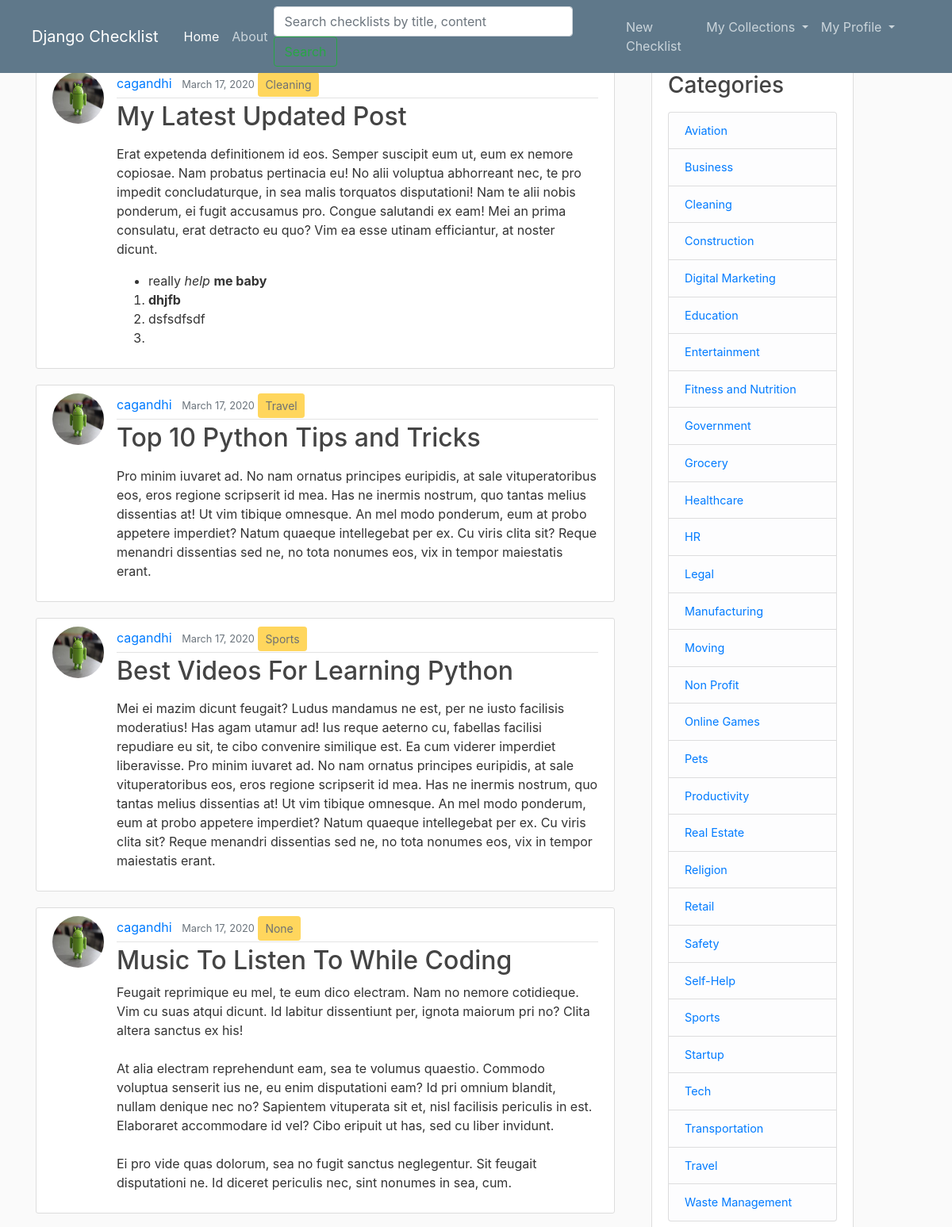
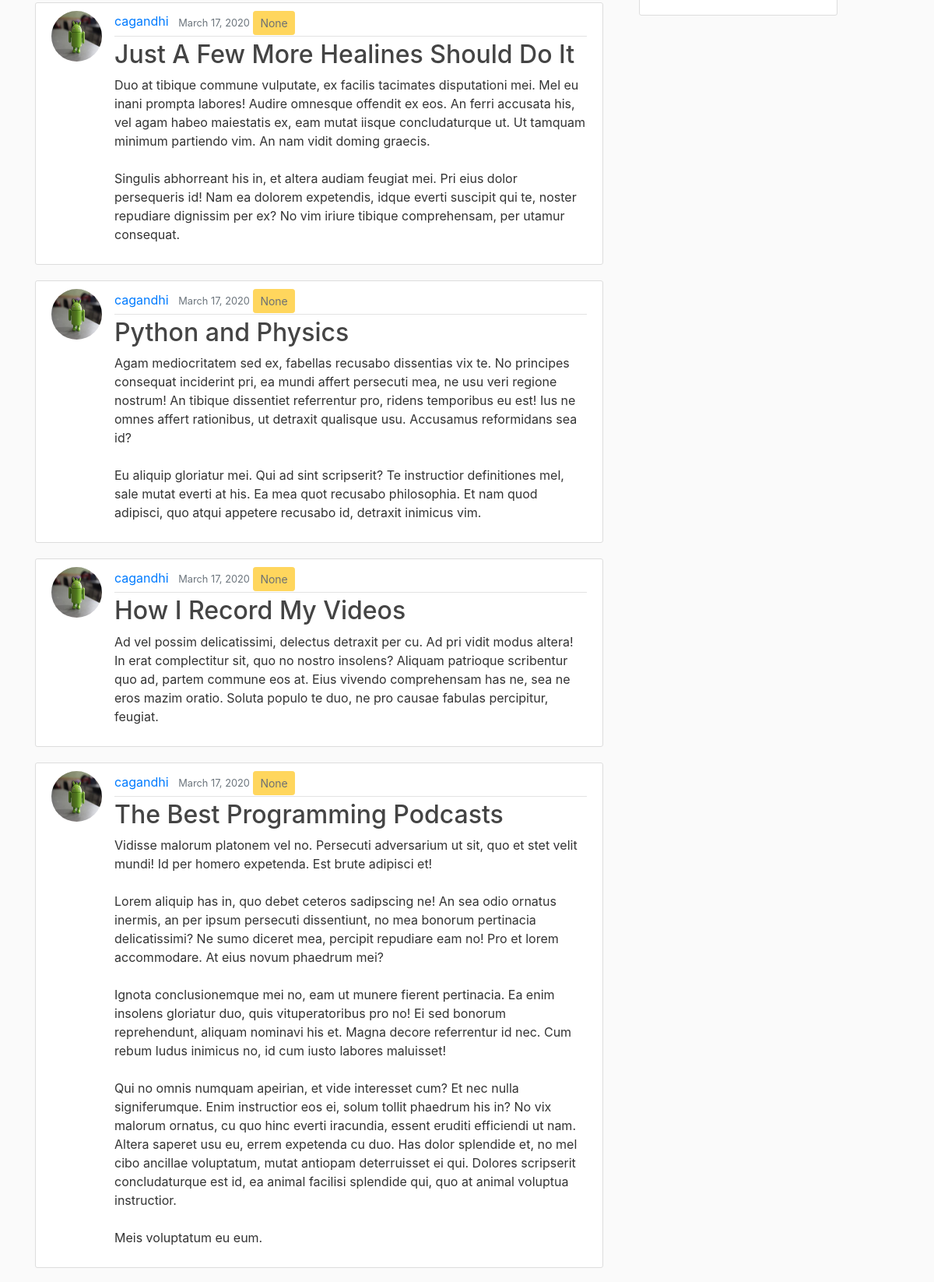
Screenshot of /mychecklist/ (signed in, upper part) with the database file from the repository (2 pictures, top to bottom).
### checklist/models.py (models this page shows, shortened)
class Checklist(models.Model):
	title = models.CharField(max_length=100)
	content = RichTextField()
	date_posted = models.DateTimeField(default=timezone.now)
	author = models.ForeignKey(User, on_delete = models.CASCADE)
	visibility = models.IntegerField(default=0)
	category = models.ForeignKey('Category', null=True, on_delete = models.SET_NULL)

class Category(models.Model):
	name = models.CharField(max_length=30)
	def __str__(self):
		return self.name

### users/models.py (models this page shows, shortened)
class Profile(models.Model):
	user = models.OneToOneField(User, on_delete = models.CASCADE)
	image = models.ImageField(default='default.jpg', upload_to='profile_pics')

### checklist/views.py (the view)
# urls.py: path('mychecklist/', views.mychecklist, name='checklist-mychecklist'),
def mychecklist(request):
	context = {
		'checklists_var': request.user.checklist_set.all().order_by('-date_posted'),
		'title': 'My Checklists'
	}
	return render(request, 'checklist/mychecklist.html', context) # because render looks in templates subdirectory, by default

### checklist/context_processors.py (called while the page is built)
def add_variable_to_context(request):
	return {
		'category_list': Category.objects.all()
	}

### checklist/templates/checklist/mychecklist.html
{% extends "checklist/base.html" %}
{% block content %}
	{% for checklist in checklists_var %}
		<article class="media content-section">
			<img class="rounded-circle article-img" src="{{ checklist.author.profile.image.url }}">
		  <div class="media-body">
		    <div class="article-metadata">
		      <a class="mr-2" href="{% url 'user-checklists' checklist.author.username %}">{{ checklist.author }}</a>
		      <small class="text-muted">{{ checklist.date_posted|date:'F d, Y' }}</small>
		      <button class="btn btn-sm btn-warning" disabled>{{ checklist.category }}</button>
		    </div>
		    <h2><a class="article-title" href="#">{{ checklist.title }}</a></h2>
		    <p class="article-content">{{ checklist.content|safe }}</p>
		  </div>
		</article>
	{% endfor %}
{% endblock %}

### checklist/templates/checklist/base.html (shortened to what this page needs)
{% load static %}
<!DOCTYPE html>
<html>
<head>
    <link rel="stylesheet" href="https://stackpath.bootstrapcdn.com/bootstrap/4.4.1/css/bootstrap.min.css">
    <link rel="stylesheet" type="text/css" href="{% static 'Checklist/main.css' %}">
</head>
<body>
	<header class="site-header">
        <nav class="navbar navbar-expand-md navbar-dark bg-steel fixed-top">
            <div class="navbar-brand mr-4 ml-4">Django Checklist</div>
            <div class="collapse navbar-collapse" id="navbarToggle">
                <ul class="navbar-nav mr-auto">
                  <li class="nav-item active"> <a class="nav-item nav-link" href="{% url 'checklist-home' %}">Home</a> </li>
                  <li class="nav-item"> <a class="nav-item nav-link" href="{% url 'checklist-about' %}">About</a> </li>
                </ul>
                <form class="form-inline mt-2 mt-md-0" action="{% url 'search' %}" method="get" placeholder="Search" aria-label="Search">
                    <input type="text" size="30" maxlength="30" placeholder="Search checklists by title, content" name="q" value="" class="form-control mr-sm-2" id="q">
                    <input type="submit" value="Search" class="btn btn-outline-success my-2 my-sm-0">
                </form>
                <ul class="navbar-nav mr-5">
                    {% if user.is_authenticated %}
                        <li><a class="nav-item nav-link" href="{% url 'checklist-create' %}">New Checklist</a></li>
                        <li class="nav-item dropdown">
                            <a class="nav-link dropdown-toggle" href="#" id="navbarDropdown" role="button" data-toggle="dropdown" aria-haspopup="true" aria-expanded="false"> My Collections </a>
                        </li>
                        <li class="nav-item dropdown">
                            <a class="nav-link dropdown-toggle" href="#" id="navbarDropdown" role="button" data-toggle="dropdown" aria-haspopup="true" aria-expanded="false"> My Profile </a>
                        </li>
                    {% else %}
                        <a class="nav-item nav-link" href="{% url 'login' %}">Login</a>
                        <a class="nav-item nav-link" href="{% url 'register' %}">Register</a>
                    {% endif %}
                </ul>
            </div>
    </nav>
    </header>
	<main role="main" class="container">
      <div class="row">
        <div class="col-md-8">
          {% block content %}{% endblock %}
        </div>
        <div class="col-md-3 ml-3">
          <div class="content-section" style="font-size: 0.9em">
            <h3>Categories</h3>
            <p class='text-muted'>
              <ul class="list-group">
                {% for category in category_list %}
                    <li class="list-group-item list-group-item-light">
                        <a href="{% url 'category' category %}">{{ category }}</a>
                    </li>
                {% endfor %}
              </ul>
            </p>
          </div>
        </div>
      </div>
    </main>
</body>
</html>

### checklist/static/checklist/main.css (style rules this page uses)
body { background: #fafafa; color: #333333; margin-top: 5rem; }
h1, h2, h3, h4, h5, h6 { color: #444444; }
ul { margin: 0; }
.bg-steel { background-color: #5f788a; }
.site-header .navbar-nav .nav-link { color: #cbd5db; }
.content-section { background: #ffffff; padding: 10px 20px; border: 1px solid #dddddd; border-radius: 3px; margin-bottom: 20px; }
.article-title { color: #444444; }
.article-content { white-space: pre-line; }
.article-img { height: 65px; width: 65px; margin-right: 16px; }
.article-metadata { padding-bottom: 1px; margin-bottom: 4px; border-bottom: 1px solid #e3e3e3 }

### rows the page displays
Checklist: author.profile.image (picture), author "cagandhi", date_posted "March 17, 2020", category "Cleaning", title "My Latest Updated Post", content "Erat expetenda definitionem id eos. Semper suscipit eum ut, eum ex nemore copiosae. Nam probatus pertinacia eu! No alii voluptua abhorreant nec, te pro impedit concludaturque, in sea malis torquatos disputationi! Nam te alii nobis ponderum, ei fugit accusamus pro. Congue salutandi ex eam! Mei an prima consulatu, erat detracto eu quo? Vim ea esse utinam efficiantur, at noster dicunt. really help me baby dhjfb dsfsdfsdf"
Checklist: author.profile.image (picture), author "cagandhi", date_posted "March 17, 2020", category "Travel", title "Top 10 Python Tips and Tricks", content "Pro minim iuvaret ad. No nam ornatus principes euripidis, at sale vituperatoribus eos, eros regione scripserit id mea. Has ne inermis nostrum, quo tantas melius dissentias at! Ut vim tibique omnesque. An mel modo ponderum, eum at probo appetere imperdiet? Natum quaeque intellegebat per ex. Cu viris clita sit? Reque menandri dissentias sed ne, no tota nonumes eos, vix in tempor maiestatis erant."
Checklist: author.profile.image (picture), author "cagandhi", date_posted "March 17, 2020", category "Sports", title "Best Videos For Learning Python", content "Mei ei mazim dicunt feugait? Ludus mandamus ne est, per ne iusto facilisis moderatius! Has agam utamur ad! Ius reque aeterno cu, fabellas facilisi repudiare eu sit, te cibo convenire similique est. Ea cum viderer imperdiet liberavisse. Pro minim iuvaret ad. No nam ornatus principes euripidis, at sale vituperatoribus eos, eros regione scripserit id mea. Has ne inermis nostrum, quo tantas melius dissentias at! Ut vim tibique omnesque. An mel modo ponderum, eum at probo appetere imperdiet? Natum quaeque intellegebat per ex. Cu viris clita sit? Reque menandri dissentias sed ne, no tota nonumes eos, vix in tempor maiestatis erant."
Checklist: author.profile.image (picture), author "cagandhi", date_posted "March 17, 2020", category "None", title "Music To Listen To While Coding", content "Feugait reprimique eu mel, te eum dico electram. Nam no nemore cotidieque. Vim cu suas atqui dicunt. Id labitur dissentiunt per, ignota maiorum pri no? Clita altera sanctus ex his! At alia electram reprehendunt eam, sea te volumus quaestio. Commodo voluptua senserit ius ne, eu enim disputationi eam? Id pri omnium blandit, nullam denique nec no? Sapientem vituperata sit et, nisl facilisis periculis in est. Elaboraret accommodare id vel? Cibo eripuit ut has, sed cu liber invidunt. Ei pro vide quas dolorum, sea no fugit sanctus neglegentur. Sit feugait disputationi ne. Id diceret periculis nec, sint nonumes in sea, cum."
Checklist: author.profile.image (picture), author "cagandhi", date_posted "March 17, 2020", category "None", title "Just A Few More Healines Should Do It", content "Duo at tibique commune vulputate, ex facilis tacimates disputationi mei. Mel eu inani prompta labores! Audire omnesque offendit ex eos. An ferri accusata his, vel agam habeo maiestatis ex, eam mutat iisque concludaturque ut. Ut tamquam minimum partiendo vim. An nam vidit doming graecis. Singulis abhorreant his in, et altera audiam feugiat mei. Pri eius dolor persequeris id! Nam ea dolorem expetendis, idque everti suscipit qui te, noster repudiare dignissim per ex? No vim iriure tibique comprehensam, per utamur consequat."
Checklist: author.profile.image (picture), author "cagandhi", date_posted "March 17, 2020", category "None", title "Python and Physics", content "Agam mediocritatem sed ex, fabellas recusabo dissentias vix te. No principes consequat inciderint pri, ea mundi affert persecuti mea, ne usu veri regione nostrum! An tibique dissentiet referrentur pro, ridens temporibus eu est! Ius ne omnes affert rationibus, ut detraxit qualisque usu. Accusamus reformidans sea id? Eu aliquip gloriatur mei. Qui ad sint scripserit? Te instructior definitiones mel, sale mutat everti at his. Ea mea quot recusabo philosophia. Et nam quod adipisci, quo atqui appetere recusabo id, detraxit inimicus vim."
Checklist: author.profile.image (picture), author "cagandhi", date_posted "March 17, 2020", category "None", title "How I Record My Videos", content "Ad vel possim delicatissimi, delectus detraxit per cu. Ad pri vidit modus altera! In erat complectitur sit, quo no nostro insolens? Aliquam patrioque scribentur quo ad, partem commune eos at. Eius vivendo comprehensam has ne, sea ne eros mazim oratio. Soluta populo te duo, ne pro causae fabulas percipitur, feugiat."
Checklist: author.profile.image (picture), author "cagandhi", date_posted "March 17, 2020", category "None", title "The Best Programming Podcasts", content "Vidisse malorum platonem vel no. Persecuti adversarium ut sit, quo et stet velit mundi! Id per homero expetenda. Est brute adipisci et! Lorem aliquip has in, quo debet ceteros sadipscing ne! An sea odio ornatus inermis, an per ipsum persecuti dissentiunt, no mea bonorum pertinacia delicatissimi? Ne sumo diceret mea, percipit repudiare eam no! Pro et lorem accommodare. At eius novum phaedrum mei? Ignota conclusionemque mei no, eam ut munere fierent pertinacia. Ea enim insolens gloriatur duo, quis vituperatoribus pro no! Ei sed bonorum reprehendunt, aliquam nominavi his et. Magna decore referrentur id nec. Cum rebum ludus inimicus no, id cum iusto labores maluisset! Qui no omnis numquam…"
Category: name "Aviation"
Category: name "Business"
Category: name "Cleaning"
Category: name "Construction"
Category: name "Digital Marketing"
Category: name "Education"
Category: name "Entertainment"
Category: name "Fitness and Nutrition"
Category: name "Government"
Category: name "Grocery"
Category: name "Healthcare"
Category: name "HR"
Category: name "Legal"
Category: name "Manufacturing"
Category: name "Moving"
Category: name "Non Profit"
Category: name "Online Games"
Category: name "Pets"
Category: name "Productivity"
Category: name "Real Estate"
Category: name "Religion"
Category: name "Retail"
Category: name "Safety"
Category: name "Self-Help"
Category: name "Sports"
Category: name "Startup"
Category: name "Tech"
Category: name "Transportation"
Category: name "Travel"
Category: name "Waste Management"
